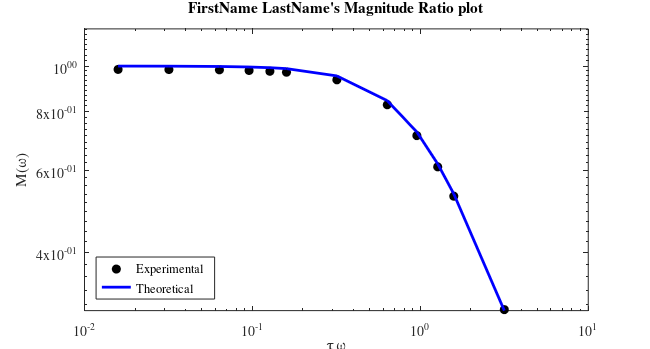
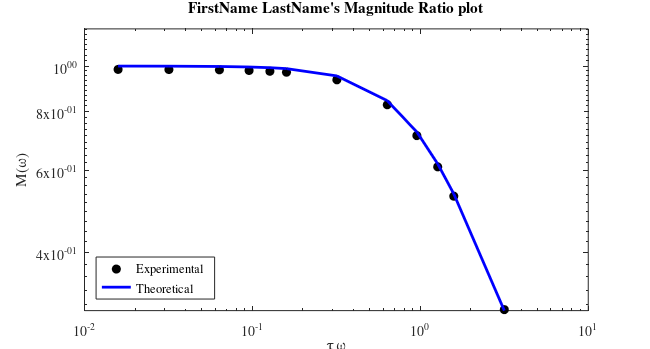
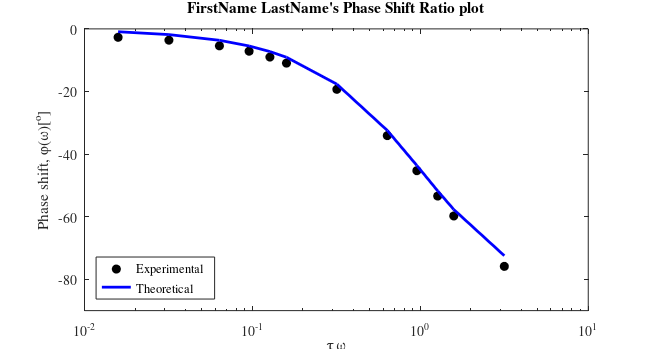
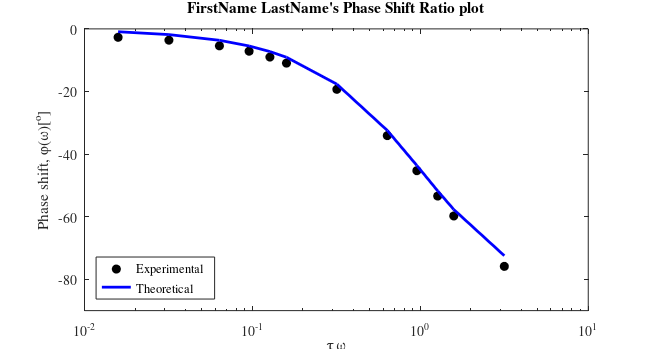

Source code (MATLAB) for these figures, in order:
clear all
close all
clc

R1 = 5.0265; % Resistor Value (MOhm)
R2 = 5.0656; % Resistor Value (MOhm)
C = 0.05; % Capacitance Value (uF)
K = (R2/R1); %static sensitivity
tau = R2*C; % time constant (s)

A = [4.0073	4.00730000	4.006	4.0073	4.0073	4.0073	4.006	4.006	4.006	4.0047	4.0047	4.0034]; % Input magnitude
B = [3.9725	3.96990000	3.9634	3.9518	3.9364	3.9183	3.774	3.3396	2.8704	2.4618	2.1319	1.2219]; % Output magnitude
T = [100.406	50.0113	25.016	16.659	12.522	9.975	4.999	2.503	1.669	1.254	1.006	0.503]; %Period of input signal
delay = [0.75	0.501	0.376	0.33	0.313	0.303	0.268	0.237	0.21	0.186	0.167	0.106]; %time delay in s
f = 1./T; %Hz
tau_omega = tau*2*pi*f; 
%% Calculating Magnitude Ratio
M_exp = B./(K*A);
M_theo = 1./sqrt(1+(2*pi*f*tau).^2);

figure(1)
set(gcf,'unit','inches','position',[0.50 0.50 6.50 3.50],...
        'defaultaxesfontsize',10,'defaultaxesfontname','times');
loglog(tau_omega,M_exp,'ko','markerfacecolor','k');hold on
loglog(tau_omega,M_theo,'b-','markerfacecolor','b','linewidth',2)
xlabel('\tau \omega')
ylabel('M(\omega)')
ylim([0 1.2])
set(gca,'YTick',[0 0.2 0.4 0.6 0.8 1.0])
legend('Experimental','Theoretical','location','southwest')
title('FirstName LastName''s Magnitude Ratio plot')
% % % Saving the files in png and pdf format
figName = ['..\Figures\FirstName_LastName_Exp10_Part1'];
set(gcf,'PaperPositionMode','auto')
print(figName,'-dpng','-r600')
set(gcf,'PaperUnits','inches','Units','inches');
figpos = get(gcf,'Position');
set(gcf,'PaperSize',figpos(3:4),'Units','inches');
print(figName,'-dpdf','-r600')

%% Calculating Phase Lag
phi = delay.*2*pi.*f*(180/pi); % radians
phaselag_exp = - phi;
phaselag_theo = -atan(2*pi*f*tau)*(180/pi);

figure(2)
set(gcf,'unit','inches','position',[0.50 0.50 6.50 3.50],...
        'defaultaxesfontsize',10,'defaultaxesfontname','times');
semilogx(tau_omega,phaselag_exp,'ko','markerfacecolor','k');hold on
semilogx(tau_omega,phaselag_theo,'b-','markerfacecolor','b','linewidth',2)
xlabel('\tau \omega')
ylabel('Phase shift, \phi(\omega)[^{o}]')
ylim([-90 0])
title('FirstName LastName''s Phase Shift Ratio plot')
legend('Experimental','Theoretical','location','southwest')

% % % Saving the files in png and pdf format
figName = ['..\Figures\FirstName_LastName_Exp10_Part2'];
set(gcf,'PaperPositionMode','auto')
print(figName,'-dpng','-r600')
set(gcf,'PaperUnits','inches','Units','inches');
figpos = get(gcf,'Position');
set(gcf,'PaperSize',figpos(3:4),'Units','inches');
print(figName,'-dpdf','-r600')
